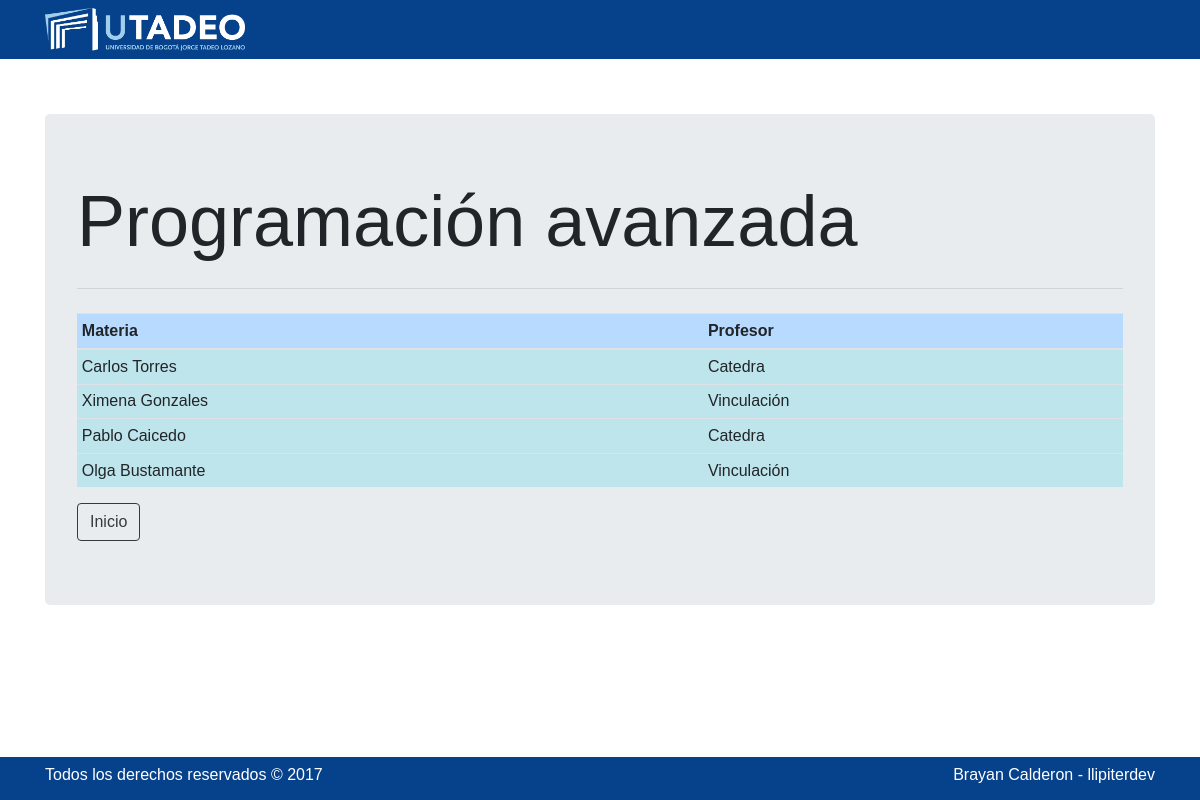
/index.php/tres, run on the app's committed database.
### tables this page shows
CREATE TABLE `profesor` (
  `id_profesor` int(11) NOT NULL,
  `nombre` varchar(45) NOT NULL,
  `documento` varchar(45) NOT NULL,
  `id_tipo_profesor` int(11) NOT NULL
);

CREATE TABLE `tipo_profesor` (
  `id_tipo_profesor` int(11) NOT NULL,
  `tipo_profesor` varchar(45) NOT NULL
);

### application/controllers/tres.php (called while the page is built, shortened)
<?php if ( ! defined('BASEPATH')) exit('No direct script access allowed');
class Tres extends CI_Controller {
        function __construct(){
            $this->load->helper('form');
            $this->load->model('info3_model');
        }
        public function index()
        {
            $data['lista'] = $this->info3_model->obtener_info_3();
            $this->load->view('/cargarheaders/header');
            $this->load->view('/puntos/punto_3/resultado_punto_3',$data);
            $this->load->view('/cargarheaders/footer');
        }
    }
?>

### index.php (called while the page is built, shortened)
<?php
require_once BASEPATH.'core/CodeIgniter.php';

### application/models/info3_model.php (called while the page is built, shortened)
<?php if ( ! defined('BASEPATH')) exit('No direct script access allowed');
class Info3_model extends CI_Model {
        public function obtener_info_3()
        {
            $this->db->select('profesor.nombre,
            tipo_profesor.tipo_profesor');
            $this->db->from('profesor');
            $this->db->join('tipo_profesor', 'profesor.id_tipo_profesor =tipo_profesor.id_tipo_profesor', 'inner' );
            $query = $this->db->get();
            if($query->num_rows() > 0) return $query;
            else return false;
        }
    }
?>

### application/views/puntos/punto_3/resultado_punto_3.php (the view)
<div class="container">
    <div class="jumbotron" id="contenido">
        <h1 class="display-3">Programación avanzada</h1>
        <hr class="my-4">
        <table class="table table-sm">
            <thead>
                <tr class="table-primary">
                    <th>Materia</th>
                    <th>Profesor</th>
                </tr>
            </thead>
            <tbody>
            <?php
                    foreach ($lista->result() as $key) { ?>
                    <tr class="table-info">
                        <td>
                            <?php echo $key->nombre; ?>
                        </td>
                        <td>
                            <?php echo $key->tipo_profesor; ?>
                        </td>
                    </tr>
                    <?php }  ?>
            </tbody>
        </table>
        <a class="btn btn-outline-dark" href="<?php echo base_url()?>">Inicio</a>
    </div>
</div>

### assets/css/mystyle.css (style rules this page uses)
* { font-family: 'Gill Sans', 'Gill Sans MT', Calibri, 'Trebuchet MS', sans-serif; }
#contenido { margin-top: 5%; }

### data on the page
profesor: nombre "Carlos Torres", id_tipo_profesor.tipo_profesor "Catedra"
profesor: nombre "Ximena Gonzales", id_tipo_profesor.tipo_profesor "Vinculación"
profesor: nombre "Pablo Caicedo", id_tipo_profesor.tipo_profesor "Catedra"
profesor: nombre "Olga Bustamante", id_tipo_profesor.tipo_profesor "Vinculación"
